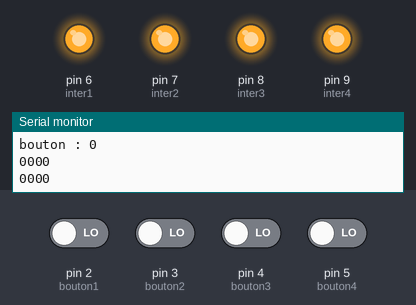
A sketch run on a simulated Arduino Uno, built with avr-gcc and run on an emulated ATmega328P. Shown: output pins drawn as LEDs (lit = HIGH), the last lines printed to the serial monitor. The inputs (shaded band) are chosen by the test bench; at power-on: pin 2 (bouton1), pin 3 (bouton2), pin 4 (bouton3), pin 5 (bouton4) LOW.

Above: at 1.5 s.
1.6 s: pin 2 (bouton1) driven HIGH
At 2.6 s:
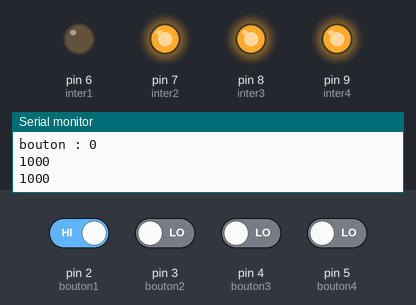
3.6 s: pin 2 (bouton1) driven LOW
At 5.5 s:
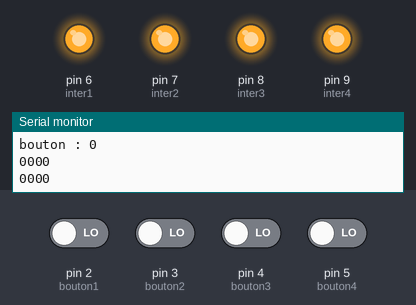
Timing chart, 0 to 7.0 s (numbered marks = the images above; inputs shaded):
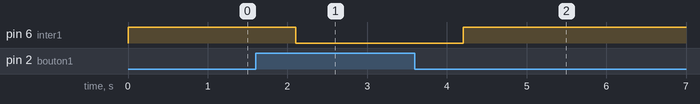

Measured:
- after the input at 1.6 s, pin 6 (inter1): HIGH → LOW after 0.50 s
- after the input at 3.6 s, pin 6 (inter1): LOW → HIGH after 0.61 s

The sketch:

test_clavier.ino
```cpp
// définition des pins sur lesquelles sont branchés les relais
const int inter1 = 6;
const int inter2 = 7;
const int inter3 = 8;
const int inter4 = 9;

//définition des pins sur lesquels sont branchés les boutons
const int bouton1 = 2;
const int bouton2 = 3;
const int bouton3 = 4;
const int bouton4 = 5;


int pompe1 = 0;  //variable pour stocker l'état de la pompe (-1=off ; 0=auto ; 1=on )
int etat1;  //variable pour stocker l'état du bouton 1 (appuyé ou non )


// the setup routine runs once when you press reset:
void setup() {
  // Définition des pins D6 à D9 (les relais ) comme sortie
  pinMode(inter1, OUTPUT);
  pinMode(inter2, OUTPUT);
  pinMode(inter3, OUTPUT);
  pinMode(inter4, OUTPUT);

  //définition des pins D2 à D5 (les boutons) comme entrées
  pinMode(bouton1, INPUT);
  pinMode(bouton2, INPUT);
  pinMode(bouton3, INPUT);
  pinMode(bouton4, INPUT);

  // Définir tous les relais éteints pour commencer
  digitalWrite(inter1, HIGH);
  digitalWrite(inter2, HIGH);
  digitalWrite(inter3, HIGH);
  digitalWrite(inter4, HIGH);

  //activation de l'interface série
  Serial.begin(9600);

              etat1 = LOW;


              }


void loop() {

  etat1=digitalRead(bouton1); //lire l'état du bouton 1 et le stocker dans etat1

  if(etat1 == HIGH)  //si bouton 1 appuyé
  {
    digitalWrite (inter1,LOW);  //allumer le relais 1
  }
  else
  {
    digitalWrite(inter1,HIGH);  //sinon, l'éteindre
  }


//  etat1 = digitalRead(bouton1);

  if (etat1==HIGH)  //si bouton 1 appuyé
  {
   switch (pompe1)  //tester la valeur du mode de fonctionnement de la pompe
  {
   case -1:  //si elle est éteinte
   pompe1=0;  //la passer en automatique
   break;

   case 0:  //si elle est en automatique
   pompe1=1;  //la passer en allumé forçé
   break;

   case 1:  //si elle est forçée allumée
   pompe1=-1;  //l'éteindre
   break;
   }

  }


  delay(700);
Serial.print("etat : ");  //afficher l'état de la pompe1
Serial.println(pompe1);

Serial.print ("bouton : ");  //afficher la valeur de etat1
Serial.println (etat1);

  Serial.print (digitalRead(2));  //afficher l'état des 4 pins correspondant aux boutons
  Serial.print (digitalRead(3));
  Serial.print (digitalRead(4));
  Serial.println (digitalRead(5));

Serial.print (digitalRead(bouton1));  //afficher l'état des 4 boutons
Serial.print (digitalRead(bouton2));
Serial.print (digitalRead(bouton3));
Serial.print (digitalRead(bouton4));


  Serial.println();


}
```
